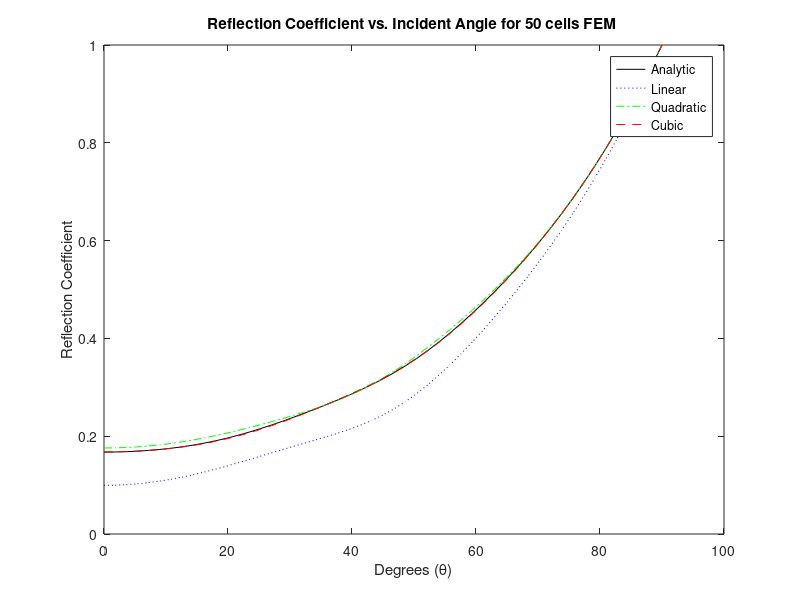
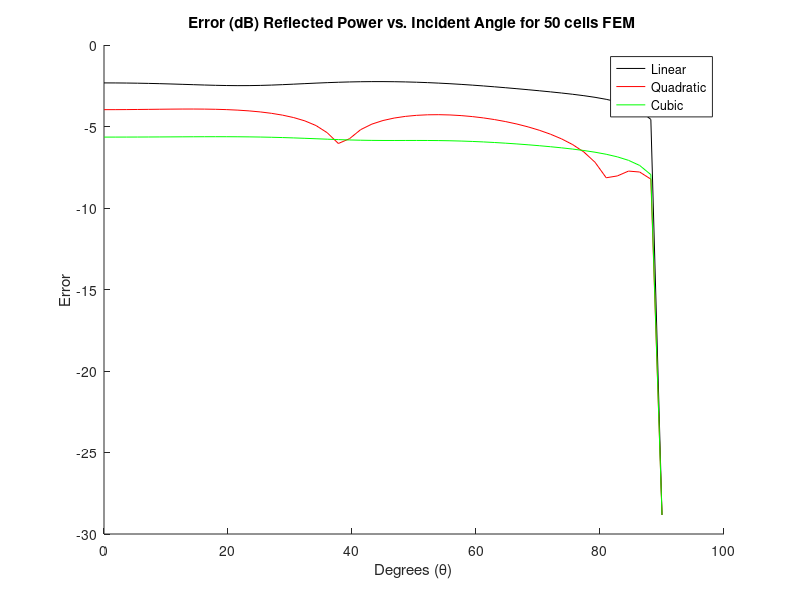

The MATLAB script that drew these images, in order:
%% Plot all functions on one graph
clc;clear;
Rn_cube = load('cube.mat','Rn');
Rn_linear = load('linear.mat','reflection');
Rn_quad = load('quad.mat','Rn');
phi = load('quad.mat','phi');
R = load('quad.mat','R');
plot(phi.phi*180/pi,abs(R.R(:,end)),'k-',phi.phi*180/pi,abs(Rn_linear.reflection),'b:',...
    phi.phi*180/pi,abs(Rn_quad.Rn),'g-.',phi.phi*180/pi,abs(Rn_cube.Rn),'r--');
xlabel('Degrees (\theta)'); ylabel('Reflection Coefficient');
s = sprintf('Reflection Coefficient vs. Incident Angle for %d cells FEM ',length(phi.phi)-1);
title(s);
legend('Analytic','Linear','Quadratic','Cubic');
diff_L = abs(R.R(:,end)-transpose(Rn_linear.reflection)).^2;
diff_q = abs(R.R(:,end)-transpose(Rn_quad.Rn)).^2;
diff_c = abs(R.R(:,end)-transpose(Rn_cube.Rn)).^2;
figure(2)
hold on
plot(phi.phi*180/pi,log10(diff_L),'k');
plot(phi.phi*180/pi,log10(diff_q),'r');
plot(phi.phi*180/pi,log10(diff_c),'g');
s = sprintf('Error (dB) Reflected Power vs. Incident Angle for %d cells FEM ',length(phi.phi)-1);
title(s);
xlabel('Degrees (\theta)'); ylabel('Error');
legend('Linear','Quadratic','Cubic');